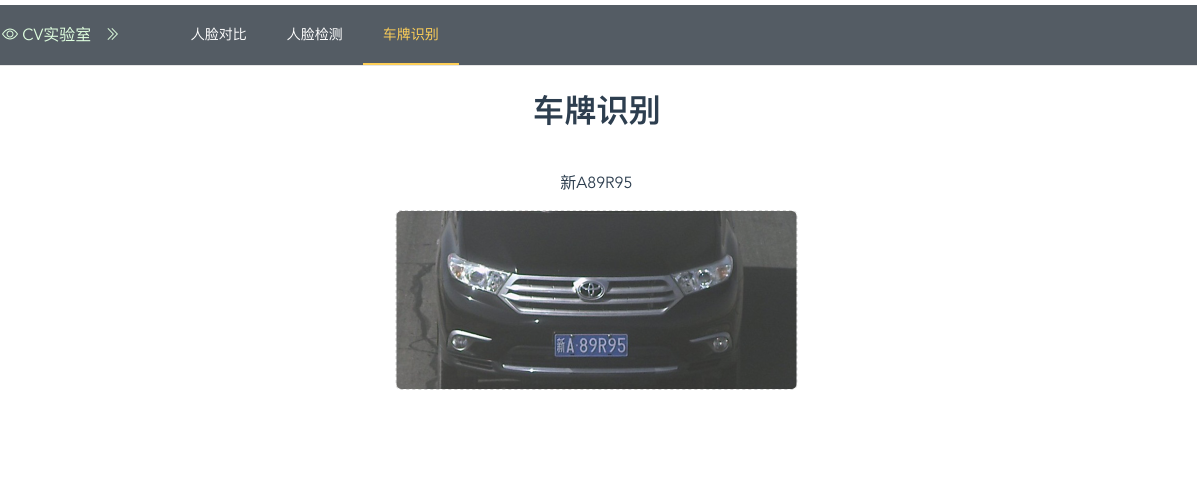
#> input picture chinese_plate_number_recognition.png, 2394 x 964 px (shown at 1/2 size)
$ python -i segmentation.py   (imports and definitions only)   (older library calls are emulated)
#> lines starting #> are read from the running program, lines starting #| are printed output that depends on the picture
#coding=utf-8
import cv2
import numpy as np

# from matplotlib import pyplot as plt
import scipy.ndimage.filters as f
import scipy

import time
import scipy.signal as l


from keras.models import Sequential
from keras.layers import Dense, Dropout, Activation, Flatten
from keras.layers import Conv2D, MaxPool2D
from keras.optimizers import SGD
from keras import backend as K

# [1 line not run here, left out]


def Getmodel_tensorflow(nb_classes):
    # nb_classes = len(charset)
    img_rows, img_cols = 23, 23
    # number of convolutional filters to use
    nb_filters = 16
    # size of pooling area for max pooling
    nb_pool = 2
    # convolution kernel size
    nb_conv = 3
    # [4 lines of commented-out code are left out]

    model = Sequential()
    model.add(Conv2D(nb_filters, (nb_conv, nb_conv),input_shape=(img_rows, img_cols,1)))
    model.add(Activation('relu'))
    model.add(MaxPool2D(pool_size=(nb_pool, nb_pool)))
    model.add(Conv2D(nb_filters, (nb_conv, nb_conv)))
    model.add(Activation('relu'))
    model.add(MaxPool2D(pool_size=(nb_pool, nb_pool)))
    model.add(Flatten())
    model.add(Dense(256))
    model.add(Dropout(0.5))

    model.add(Activation('relu'))
    model.add(Dense(nb_classes))
    model.add(Activation('softmax'))
    model.compile(loss='categorical_crossentropy',
                  optimizer='sgd',
                  metrics=['accuracy'])
    return model


def Getmodel_tensorflow_light(nb_classes):
    # nb_classes = len(charset)
    img_rows, img_cols = 23, 23
    # number of convolutional filters to use
    nb_filters = 8
    # size of pooling area for max pooling
    nb_pool = 2
    # convolution kernel size
    nb_conv = 3
    # [4 lines of commented-out code are left out]

    model = Sequential()
    model.add(Conv2D(nb_filters, (nb_conv, nb_conv),input_shape=(img_rows, img_cols, 1)))
    model.add(Activation('relu'))
    model.add(MaxPool2D(pool_size=(nb_pool, nb_pool)))
    model.add(Conv2D(nb_filters, (nb_conv * 2, nb_conv * 2)))
    model.add(Activation('relu'))
    model.add(MaxPool2D(pool_size=(nb_pool, nb_pool)))
    model.add(Flatten())
    model.add(Dense(32))
    # model.add(Dropout(0.25))

    model.add(Activation('relu'))
    model.add(Dense(nb_classes))
    model.add(Activation('softmax'))
    model.compile(loss='categorical_crossentropy',
                  optimizer='adam',
                  metrics=['accuracy'])
    return model


# [1 line that did not run here, left out]
# [1 line that did not run here, left out]

import os
# [3 lines not run here, left out]
# model2.save("./model/char_judgement.h5")


# [1 line that did not run here, left out]
# [12 lines left out: function get_median, not called in this run]
import time

# [50 lines left out: function searchOptimalCuttingPoint, not called in this run]


import sys

sys.path.append('../')
from . import recognizer as cRP
from . import niblack_thresholding as nt

# [57 lines left out: function refineCrop, not called in this run]


def slidingWindowsEval(image):
    windows_size = 16;
    stride = 1
    height= image.shape[0]
    t0 = time.time()
    data_sets = []

    for i in range(0,image.shape[1]-windows_size+1,stride):
        data = image[0:height,i:i+windows_size]
        data = cv2.resize(data,(23,23))
        # cv2.imshow("image",data)
        data = cv2.equalizeHist(data)
        data = data.astype(np.float)/255
        data=  np.expand_dims(data,3)
        data_sets.append(data)

    res = model2.predict(np.array(data_sets))
    print("分割",time.time() - t0)

    pin = res
    p = 1 -  (res.T)[1]
    p = f.gaussian_filter1d(np.array(p,dtype=np.float),3)
    lmin = l.argrelmax(np.array(p),order = 3)[0]
    interval = []
    for i in range(len(lmin)-1):
        interval.append(lmin[i+1]-lmin[i])

    if(len(interval)>3):
        mid  = get_median(interval)
    else:
        return []
    pin = np.array(pin)
    res =  searchOptimalCuttingPoint(image,pin,0,mid,3)

    cutting_pts = res[1]
    last =  cutting_pts[-1] + mid
    if last < image.shape[1]:
        cutting_pts.append(last)
    else:
        cutting_pts.append(image.shape[1]-1)
    name = ""
    confidence =0.00
    seg_block = []
    for x in range(1,len(cutting_pts)):
        if x != len(cutting_pts)-1 and x!=1:
            section = image[0:36,cutting_pts[x-1]-2:cutting_pts[x]+2]
        elif  x==1:
            c_head = cutting_pts[x - 1]- 2
            if c_head<0:
                c_head=0
            c_tail = cutting_pts[x] + 2
            section = image[0:36, c_head:c_tail]
        elif x==len(cutting_pts)-1:
            end = cutting_pts[x]
            diff = int(image.shape[1]-end)
            c_head = int(cutting_pts[x - 1])
            c_tail = int(cutting_pts[x])
            if diff<7 :
                section = image[0:36, c_head-5:c_tail+5]
            else:
                diff-=1
                section = image[0:36, c_head - diff:c_tail + diff]
        elif  x==2:
            section = image[0:36, cutting_pts[x - 1] - 3:cutting_pts[x-1]+ mid]
        else:
            section = image[0:36,cutting_pts[x-1]:cutting_pts[x]]
        seg_block.append(section)
    refined = refineCrop(seg_block,mid-1)

    t0 = time.time()
    for i,one in enumerate(refined):
        res_pre = cRP.SimplePredict(one, i )
        # cv2.imshow(str(i),one)
        # cv2.waitKey(0)
        confidence+=res_pre[0]
        name+= res_pre[1]
    print("字符识别",time.time() - t0)

    return refined,name,confidence

>>> import cv2
>>> picture = cv2.imread('../chinese_plate_number_recognition.png', cv2.IMREAD_GRAYSCALE)
#> picture: shape (964, 2394); min 12, max 255, mean 212.6
>>> result = slidingWindowsEval(picture)
#> the loop in slidingWindowsEval, `for i in range(0,image.shape[1]-windows_size+1,stride):` made 1 pass
#> pass 1, in slidingWindowsEval, `data = cv2.resize(data,(23,23))`:
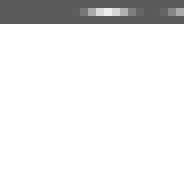
#> data: shape (23, 23) (shown 8 times larger); min 90, max 255, mean 234.9
#> pass 1, in slidingWindowsEval, `data = cv2.equalizeHist(data)`:
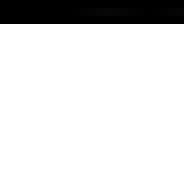
#> data: shape (23, 23) (shown 8 times larger); min 0, max 255, mean 221.8
#> after the loop in slidingWindowsEval, `for i in range(0,image.shape[1]-windows_size+1,stride):`: data_sets = []
#> (the run stopped early here; a loop or call above may not have finished)
